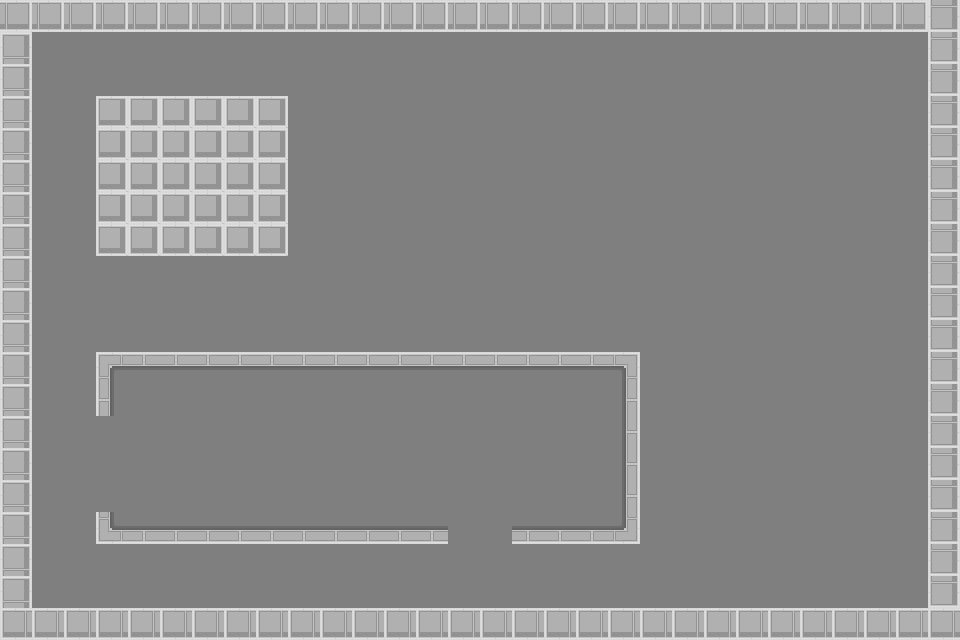

A level layout from a 2D game, rendered from its tile map. Below: a short description, then the map file with its tile-grid data intact:
An orthogonal 30x20 tile map with 32x32 px tiles, 1 tile layer (Capa de patrones 1).

<map version="1.9" tiledversion="1.9.1" orientation="orthogonal" renderorder="right-down" width="30" height="20" tilewidth="32" tileheight="32" infinite="0" nextlayerid="2" nextobjectid="1">
 <tileset firstgid="1" source="Paviment.tsx" />
 <layer id="1" name="Capa de patrones 1" width="30" height="20">
  <data encoding="csv">
15,15,15,15,15,15,15,15,15,15,15,15,15,15,15,15,15,15,15,15,15,15,15,15,15,15,15,15,15,12,
4,6,6,6,6,6,6,6,6,6,6,6,6,6,6,6,6,6,6,6,6,6,6,6,6,6,6,6,6,12,
4,6,6,6,6,6,6,6,6,6,6,6,6,6,6,6,6,6,6,6,6,6,6,6,6,6,6,6,6,12,
4,6,6,16,16,16,16,16,16,6,6,6,6,6,6,6,6,6,6,6,6,6,6,6,6,6,6,6,6,12,
4,6,6,16,16,16,16,16,16,6,6,6,6,6,6,6,6,6,6,6,6,6,6,6,6,6,6,6,6,12,
4,6,6,16,16,16,16,16,16,6,6,6,6,6,6,6,6,6,6,6,6,6,6,6,6,6,6,6,6,12,
4,6,6,16,16,16,16,16,16,6,6,6,6,6,6,6,6,6,6,6,6,6,6,6,6,6,6,6,6,12,
4,6,6,16,16,16,16,16,16,6,6,6,6,6,6,6,6,6,6,6,6,6,6,6,6,6,6,6,6,12,
4,6,6,6,6,6,6,6,6,6,6,6,6,6,6,6,6,6,6,6,6,6,6,6,6,6,6,6,6,12,
4,6,6,6,6,6,6,6,6,6,6,6,6,6,6,6,6,6,6,6,6,6,6,6,6,6,6,6,6,12,
4,6,6,6,6,6,6,6,6,6,6,6,6,6,6,6,6,6,6,6,6,6,6,6,6,6,6,6,6,12,
4,6,6,1,2,2,2,2,2,2,2,2,2,2,2,2,2,2,2,3,6,6,6,6,6,6,6,6,6,12,
4,6,6,5,6,6,6,6,6,6,6,6,6,6,6,6,6,6,6,7,6,6,6,6,6,6,6,6,6,12,
4,6,6,6,6,6,6,6,6,6,6,6,6,6,6,6,6,6,6,7,6,6,6,6,6,6,6,6,6,12,
4,6,6,6,6,6,6,6,6,6,6,6,6,6,6,6,6,6,6,7,6,6,6,6,6,6,6,6,6,12,
4,6,6,6,6,6,6,6,6,6,6,6,6,6,6,6,6,6,6,7,6,6,6,6,6,6,6,6,6,12,
4,6,6,9,10,10,10,10,10,10,10,10,10,10,6,6,10,10,10,11,6,6,6,6,6,6,6,6,6,12,
4,6,6,6,6,6,6,6,6,6,6,6,6,6,6,6,6,6,6,6,6,6,6,6,6,6,6,6,6,12,
4,6,6,6,6,6,6,6,6,6,6,6,6,6,6,6,6,6,6,6,6,6,6,6,6,6,6,6,6,12,
13,13,13,13,13,13,13,13,13,13,13,13,13,13,13,13,13,13,13,13,13,13,13,13,13,13,13,13,13,13
</data>
 </layer>
</map>